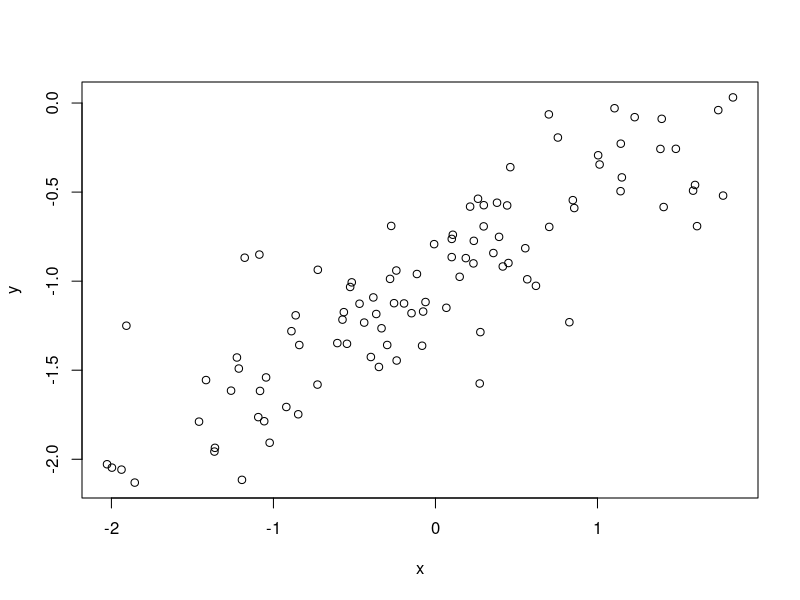
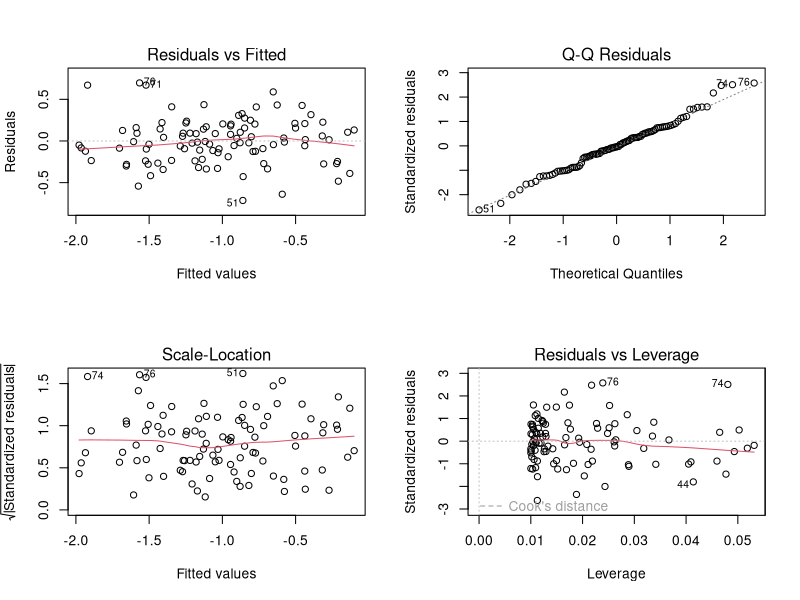
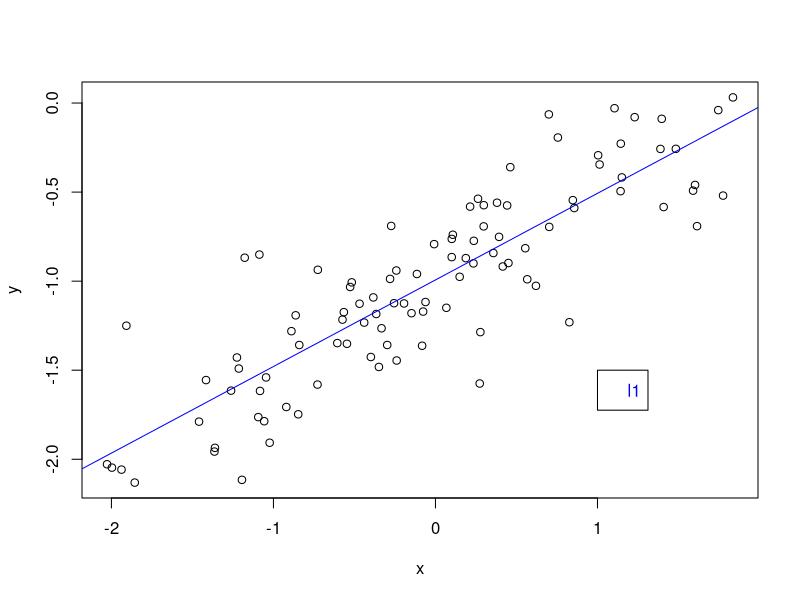
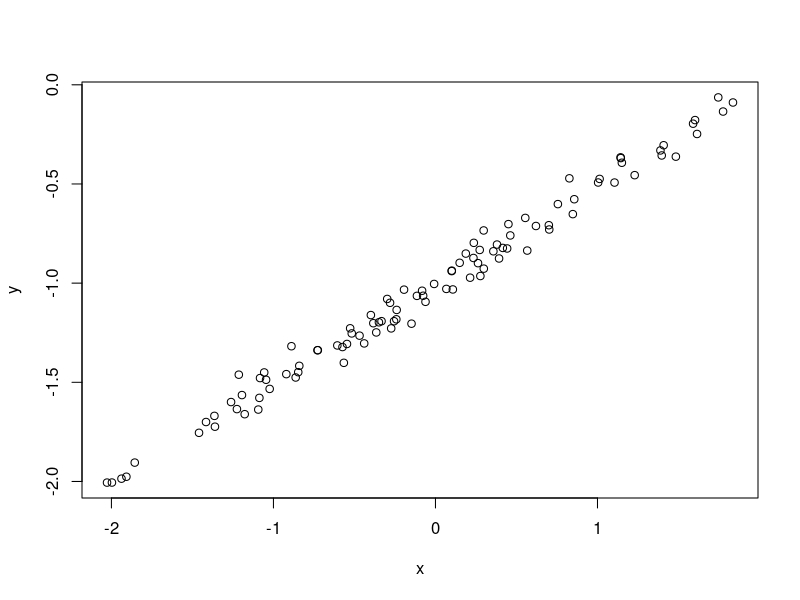
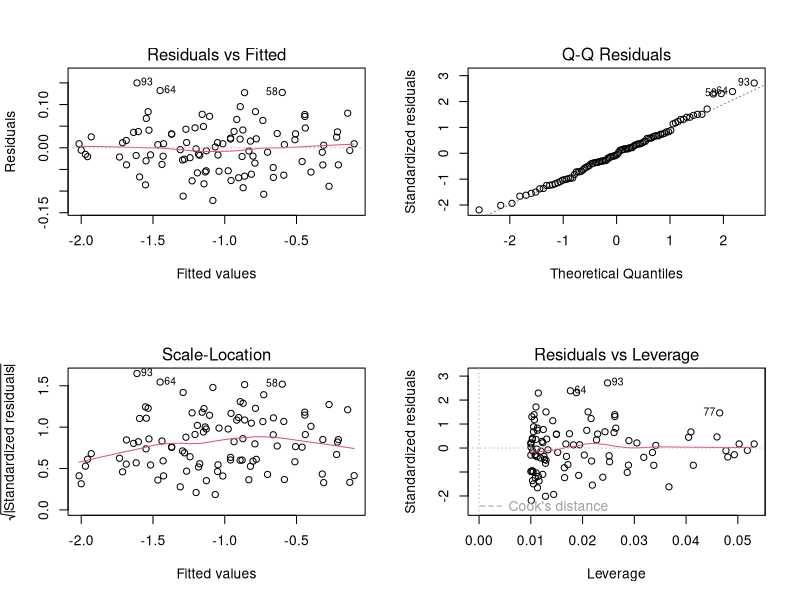
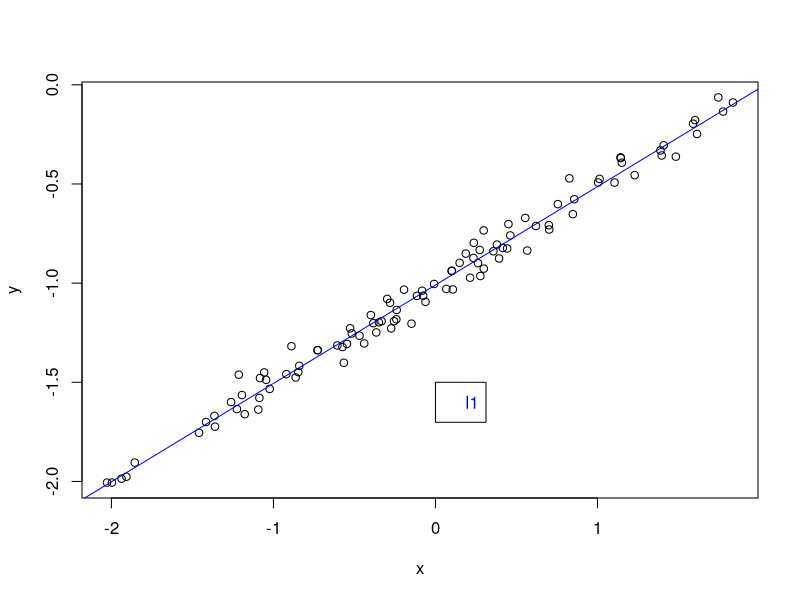
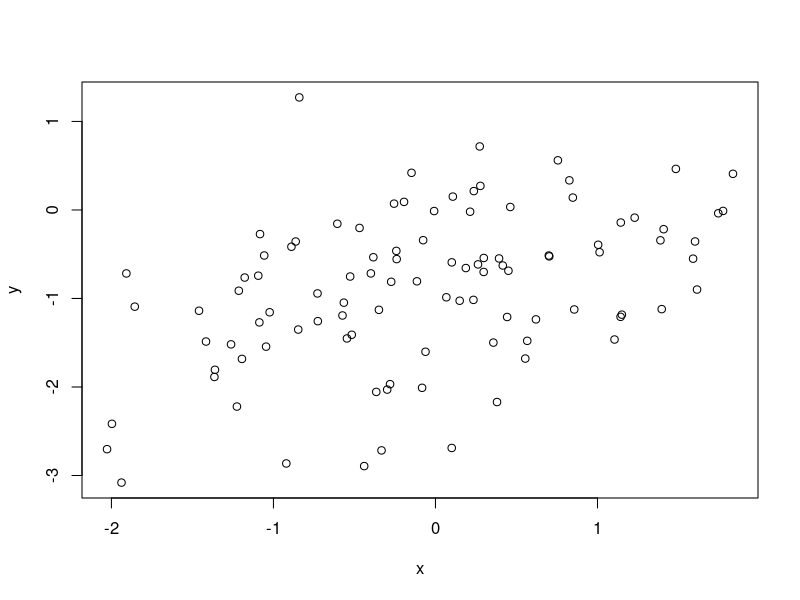
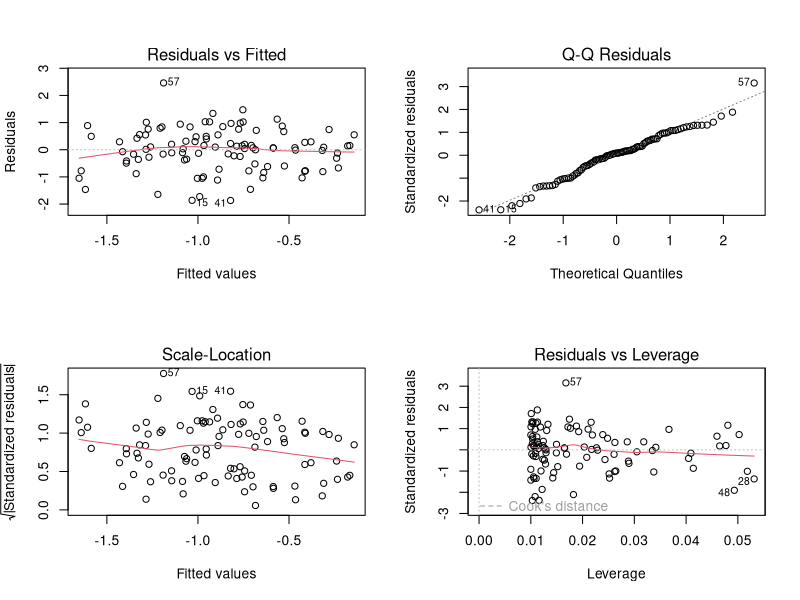

Write R code to recreate these figures, in order.
#Ex 1
set.seed(13)
n = 100
x = rnorm(n, 0, 1)
eps = rnorm(n, 0, 0.25)
y = -1 + 0.5*x + eps
length(y) #100
#b0 = -1; b1 = 0.5
plot(y ~ x)
l1 = lm(y ~ x)
summary(l1)
l1$coefficients  
par(mfrow = c(2,2))
plot(l1)
par(mfrow = c(1, 1))

plot(y~x)
abline(l1, lwd = 1, col = "blue")
legend(x = 1, y = -1.5,"l1", text.col = "blue")
confint(l1)
#-------------------------------------

eps = rnorm(n, 0, 0.05)
y = -1 + 0.5*x + eps
length(y) #100
#b0 = -1; b1 = 0.5
plot(y ~ x)
l1 = lm(y ~ x)
summary(l1)
l1$coefficients  
par(mfrow = c(2,2))
plot(l1)
par(mfrow = c(1, 1))

plot(y~x)
abline(l1, lwd = 1, col = "blue")
legend(x = 0, y = -1.5,"l1", text.col = "blue")
confint(l1)

#-----------------------
eps = rnorm(n, 0, 0.75)
y = -1 + 0.5*x + eps
length(y) #100
#b0 = -1; b1 = 0.5
plot(y ~ x)
l1 = lm(y ~ x)
summary(l1)
l1$coefficients  

par(mfrow = c(2,2))
plot(l1)
par(mfrow = c(1, 1))

plot(y~x)
points(y~x)
abline(l1, lwd = 1, col = "blue")
legend(x = 1, y = -2,"l1", text.col = "blue")
confint(l1)

#Ex 2
library(MASS)
boston = Boston
?Boston

a_coeffs = vector(length = 13)

#zn
l1 = lm(crim ~ zn, data = boston)
summary(l1)
l1$coefficients

par(mfrow = c(2,2))
plot(l1)
par(mfrow = c(1, 1))

a_coeffs[1] = l1$coefficients[2]
plot(boston$crim~boston$zn)
abline(l1, lwd = 1, col = "blue")

l1 = lm(crim ~ poly(zn,3), data = boston)
l1$coefficients
summary(l1)
par(mfrow = c(2,2))
plot(l1)
par(mfrow = c(1, 1))

#indus
l1 = lm(crim ~ indus, data = boston)
summary(l1)
par(mfrow = c(2,2))
plot(l1)
par(mfrow = c(1, 1))
l1$coefficients # -2.0637426   0.5097763 
a_coeffs[2] = l1$coefficients[2]
plot(boston$crim~boston$indus)
abline(l1, lwd = 1, col = "blue")

l1 = lm(crim ~ poly(indus,3), data = boston)
l1$coefficients
summary(l1)
par(mfrow = c(2,2))
plot(l1)
par(mfrow = c(1, 1))

#chas
l1 = lm(crim ~ chas, data = boston)
summary(l1)
l1$coefficients
par(mfrow = c(2,2))
plot(l1)
par(mfrow = c(1, 1))

a_coeffs[3] = l1$coefficients[2]
plot(boston$crim~boston$chas)
abline(l1, lwd = 1, col = "blue")

#всего два значения


#nox
l1 = lm(crim ~ nox, data = boston)
summary(l1)
l1$coefficients
par(mfrow = c(2,2))
plot(l1)
par(mfrow = c(1, 1))
a_coeffs[4] = l1$coefficients[2]
plot(boston$crim~boston$nox)
abline(l1, lwd = 1, col = "blue")

l1 = lm(crim ~ poly(nox,3), data = boston)
summary(l1)
l1$coefficients
par(mfrow = c(2,2))
plot(l1)
par(mfrow = c(1, 1))

#rm 
l1 = lm(crim ~ rm, data = boston)
summary(l1)
l1$coefficients
par(mfrow = c(2,2))
plot(l1)
par(mfrow = c(1, 1))

a_coeffs[5] = l1$coefficients[2]
plot(boston$crim~boston$rm)
abline(l1, lwd = 1, col = "blue")

l1 = lm(crim ~ poly(rm,3), data = boston)
l1$coefficients
summary(l1)
par(mfrow = c(2,2))
plot(l1)
par(mfrow = c(1, 1))

#age
l1 = lm(crim ~ age, data = boston)
summary(l1)
l1$coefficients
par(mfrow = c(2,2))
plot(l1)
par(mfrow = c(1, 1))
a_coeffs[6] = l1$coefficients[2]
plot(boston$crim~boston$age)
abline(l1, lwd = 1, col = "blue")

l1 = lm(crim ~ poly(age,3), data = boston)
l1$coefficients
summary(l1)
par(mfrow = c(2,2))
plot(l1)
par(mfrow = c(1, 1))

#dis
l1 = lm(crim ~ dis, data = boston)
summary(l1)
l1$coefficients
par(mfrow = c(2, 2))
plot(l1)
par(mfrow = c(1, 1))
a_coeffs[7] = l1$coefficients[2]
plot(boston$crim~boston$dis)
abline(l1, lwd = 1, col = "blue")

l1 = lm(crim ~ poly(dis,3), data = boston)
l1$coefficients
summary(l1)
par(mfrow = c(2, 2))
plot(l1)
par(mfrow = c(1, 1))

#rad

l1 = lm(crim ~ rad, data = boston)
summary(l1)
l1$coefficients
par(mfrow = c(2, 2))
plot(l1)
par(mfrow = c(1, 1))
a_coeffs[8] = l1$coefficients[2]
plot(boston$crim~boston$rad)
abline(l1, lwd = 1, col = "blue")

l1 = lm(crim ~ poly(rad,3), data = boston)
l1$coefficients
summary(l1)
par(mfrow = c(2, 2))
plot(l1)
par(mfrow = c(1, 1))

#tax
l1 = lm(crim ~ tax, data = boston)
summary(l1)
l1$coefficients
par(mfrow = c(2, 2))
plot(l1)
par(mfrow = c(1, 1))
a_coeffs[9] = l1$coefficients[2]
plot(boston$crim~boston$tax)
abline(l1, lwd = 1, col = "blue")

l1 = lm(crim ~ poly(tax,3), data = boston)
l1$coefficients
summary(l1)
par(mfrow = c(2, 2))
plot(l1)
par(mfrow = c(1, 1))
#ptratio

l1 = lm(crim ~ ptratio, data = boston)
summary(l1)
l1$coefficients
par(mfrow = c(2, 2))
plot(l1)
par(mfrow = c(1, 1))
a_coeffs[10] = l1$coefficients[2]
plot(boston$crim~boston$ptratio)
abline(l1, lwd = 1, col = "blue")

l1 = lm(crim ~ poly(ptratio,3), data = boston)
l1$coefficients
summary(l1)
par(mfrow = c(2, 2))
plot(l1)
par(mfrow = c(1, 1))

#black

l1 = lm(crim ~ black, data = boston)
summary(l1)
l1$coefficients
par(mfrow = c(2, 2))
plot(l1)
par(mfrow = c(1, 1))
a_coeffs[11] = l1$coefficients[2]
plot(boston$crim~boston$black)
abline(l1, lwd = 1, col = "blue")

l1 = lm(crim ~ poly(black,3), data = boston)
l1$coefficients
summary(l1)
par(mfrow = c(2, 2))
plot(l1)
par(mfrow = c(1, 1))

#lstat
l1 = lm(crim ~ lstat, data = boston)
summary(l1)
l1$coefficients
par(mfrow = c(2, 2))
plot(l1)
par(mfrow = c(1, 1))
a_coeffs[12] = l1$coefficients[2]
plot(boston$crim~boston$lstat)
abline(l1, lwd = 1, col = "blue")

l1 = lm(crim ~ poly(lstat,3), data = boston)
l1$coefficients
summary(l1)
par(mfrow = c(2, 2))
plot(l1)
par(mfrow = c(1, 1))

#medv

l1 = lm(crim ~ medv, data = boston)
summary(l1)
l1$coefficients
par(mfrow = c(2, 2))
plot(l1)
par(mfrow = c(1, 1))
a_coeffs[13] = l1$coefficients[2]
plot(boston$crim~boston$medv)
abline(l1, lwd = 1, col = "blue")

l1 = lm(crim ~ poly(medv,3), data = boston)
l1$coefficients
summary(l1)
par(mfrow = c(2, 2))
plot(l1)
par(mfrow = c(1, 1))

l1 = lm(crim ~ ., data = boston)
summary(l1)
par(mfrow = c(2, 2))
plot(l1)
par(mfrow = c(1, 1))
b_coeffs = l1$coefficients[2:14]
coeffs = data.frame(x = a_coeffs, y = b_coeffs)
coeffs
plot(coeffs, xlim = c(-5,5), ylim = c(-5,5))



